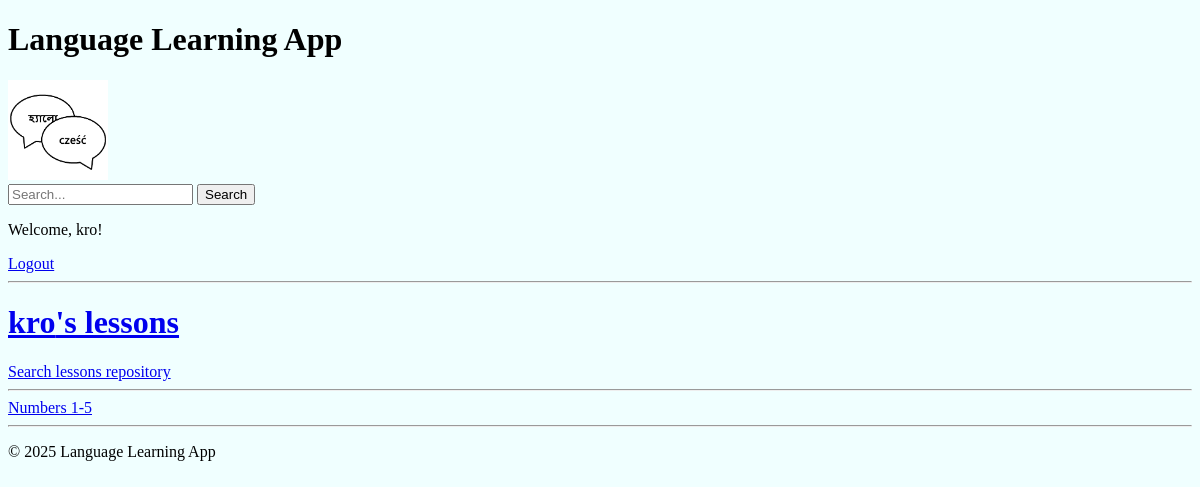
The page /my-lessons/3/ (signed in) on the database as committed earlier.
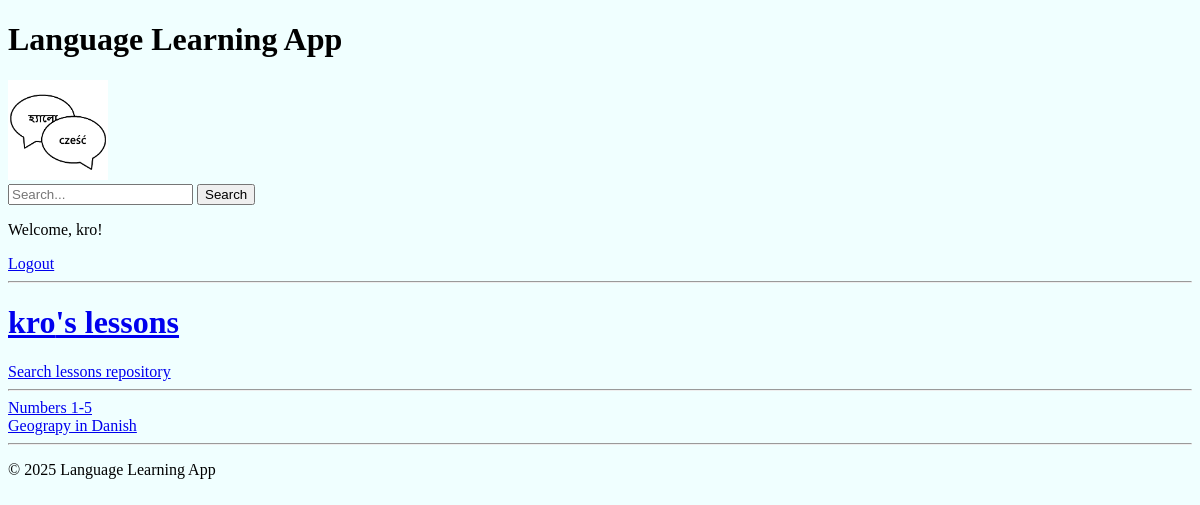
The same page on the database as committed later.
### base/models.py (models this page shows, shortened)
class UserLesson(models.Model):
    user = models.ForeignKey(User, on_delete=models.CASCADE)
    lesson = models.ForeignKey(Lesson, on_delete=models.CASCADE)
    target_progress = models.PositiveIntegerField(default=0)
    class Meta:
        unique_together = ("user", "lesson")

class Lesson(models.Model):
    title = models.CharField(max_length=255)
    description = models.TextField(blank=True)
    prompt_language = models.ForeignKey(
        Language, on_delete=models.CASCADE, related_name="prompt_lessons"
    )
    translation_language = models.ForeignKey(
        Language, on_delete=models.CASCADE, related_name="translation_lessons"
    )
    is_public = models.BooleanField(default=False)

### base/views.py (the view)
# urls.py: path("my-lessons/<str:pk>/", views.myLessons, name="my-lessons"),
@login_required(login_url="login")
def myLessons(request, pk):
    user = User.objects.get(id=pk)
    if request.user.id != user.id and request.user.is_superuser == False:
        return HttpResponse("You are not allowed here!")
    user_lessons = UserLesson.objects.filter(user=user).order_by("-id")
    if not user_lessons:
        return HttpResponse("You do not have any lessons yet.")
    context = {
        "user": user,
        "my_lessons": user_lessons,
    }
    return render(request, "base/my_lessons.html", context)

### base/templates/base/my_lessons.html
{% extends "main.html" %}
{% block content %}
<h1><a href="{% url 'my-lessons' user.id %}">{{user.username}}'s lessons</a></h1>
<a href="{% url 'lessons-repository' %}">Search lessons repository</a>
<hr>
<div class="my-lessons-container">
    <div>
    {% for my_lesson in my_lessons %}
        <div>
            <a href="{% url 'my-lesson-details' my_lesson.id %}">{{ my_lesson.lesson.title }}</a>
        </div>
    {% endfor %}
</div>
{% endblock content %}

Rows that differ between the two databases and show on the page:
added UserLesson: lesson "Geograpy in Danish"
